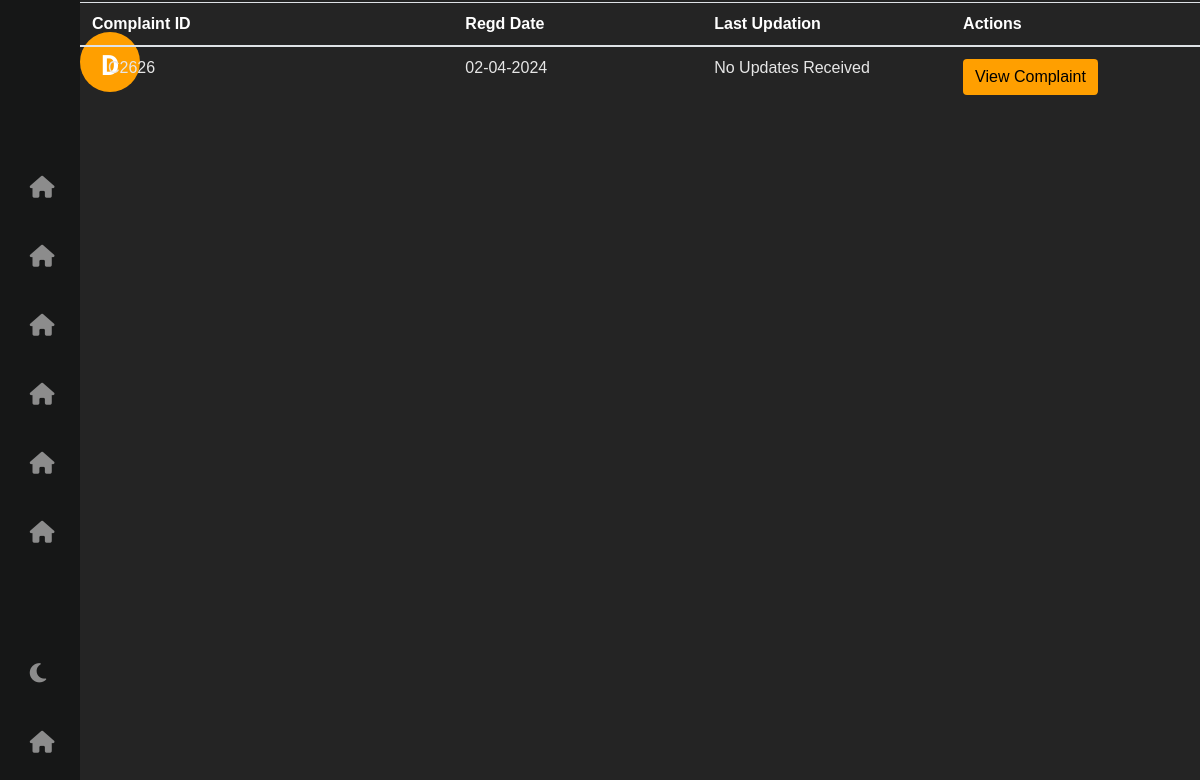
Page /php/complaintHistory.php (signed in) on the committed database.
### tables this page shows
CREATE TABLE `complaints` (
  `username` varchar(50) NOT NULL,
  `complaint_id` varchar(10) NOT NULL,
  `complaint_type` varchar(20) NOT NULL,
  `subject` varchar(50) NOT NULL,
  `description` text NOT NULL,
  `folder` varchar(300) NOT NULL,
  `resolved_image` varchar(255) DEFAULT NULL,
  `time` datetime(2) NOT NULL DEFAULT current_timestamp(2),
  `resolved_time` datetime(2) DEFAULT NULL,
  `last_updation` datetime(2) DEFAULT NULL,
  `worker_assigned` varchar(50) DEFAULT NULL,
  `isApproved` int(2) NOT NULL,
  `isPriority` int(2) NOT NULL
);

### php/complaintHistory.php (the view, shortened to what this page needs)
<html lang="en" dir="ltr">
  <head>
    <link rel="stylesheet" href="https://cdnjs.cloudflare.com/ajax/libs/font-awesome/6.5.1/css/all.min.css" />
     <link rel="stylesheet" href="https://cdn.jsdelivr.net/npm/bootstrap@4.0.0/dist/css/bootstrap.min.css">
   </head>
<body>
<div class="nav">
        <div class="icon">
            <?php
                $u = $_SESSION["username"];
                $capitalizedu = ucfirst($u[0]);
            ?>
             <p><?php echo $capitalizedu ;?></p>
        </div>
        <div class="nav-content">
            <div>
                <i class="fa-solid fa-house"></i>
            </div>
            <div>
                <i class="fa-solid fa-house" ></i>
            </div>
            <div>
                <i class="fa-solid fa-house"></i>
            </div>
            <div>
                <i class="fa-solid fa-house" ></i>
            </div>
            <div>
                <i class="fa-solid fa-house" ></i>
            </div>
            <div>
                <i class="fa-solid fa-house" ></i>
            </div>
        </div>
        <div class="nav-content-down">
            <div onclick="toggle()" >
                <i class="fa-solid fa-moon" ></i>
            </div>
            <div>
                <i class="fa-solid fa-house"></i>
            </div>
        </div>
    </div>
    <div class="content">
    <table class="table bg-transparent text-white ">
            <thead class="bg-transparent">
              <tr>
                <th>Complaint ID</th>
                <th>Regd Date</th>
                <th>Last Updation</th>
                <th>Actions</th>
              </tr>
            </thead>
            <tbody>
            <?php
                include 'config.php' ;
                $sql = "SELECT * FROM complaints WHERE username = '".$_SESSION['username']."'";
                $result = $conn->query($sql);
                if ($result->num_rows > 0) {
                    while ($row = $result->fetch_assoc()) {
                        ?>
              <tr>
                <td class=" col-3">
                    <div class="ms-3 d-flex ml-3 ">
                      <p class="fw-bold mb-1" style="color: #E6E6E6;"><?php echo $row["complaint_id"] ?></p>
                    </div>
                  </div>
                <td class="col-2">
                  <p class="fw-normal mb-1 ml-0" style="color: #E6E6E6;" ><?php echo date("d-m-Y", strtotime($row['time'])); ?></p>
                </td>
                <td class=" col-2 " style="margin-right: 30px;">
                        <p class="fw-normal mb-1 ml-0" style="color: #E6E6E6;">
                            <?php
                            if ($row["last_updation"] == null) {
                                echo "No Updates Received";
                            } else {
                                echo date("d-m-Y", strtotime($row["last_updation"]));
                            }
                            ?>
                        </p>
                        </td>
                <td class=" col-2 "><a type="button" class="btn btn-primary" style = "background:#FF9F00 ; border:none; color:black;" href="../php/ComplaintInfo.php?id=<?php echo $row['complaint_id']; ?>">View Complaint</a></td>
              <?php
                    }
                }
            ?>
</body>
</html>

### php/complaintHistory.php (style rules this page uses)
:root { --background-color: #242424; --nav-background-color : #161717; --icon-color:#8C8C8C; --preview-background-color:#161717; --heading-color:white ; --font-color:white; --boxes-bg-color:#161717; --box-count-color: #242424; }
* { margin: 0; padding: 0; box-sizing: content-box; }
body { display: flex; }
.nav { width: 80px; height: 100vh; position: fixed; display: flex; flex-direction: column; justify-content: space-between; background-color: var(--nav-background-color); transition: 0.3s; }
.content { width: calc(100vw - 80px); background-color: var(--background-color); height: 100vh; display: flex; margin-left: 80px; transition: margin-left 0.3s; }
.nav i { font-size: 22px; color: #8C8C8C; }
.nav .icon { width: 60px; height: 60px; position: absolute; top: 20px; margin: 1vw 0vw 0vw 0.4vw; border-radius: 50%; display: flex; justify-content: center; align-items: center; color: var(--font-color); font-weight: 800; font-family: 'Biryani', sans-serif; background-color: #FF9F00; }
.nav .icon p { margin-top: 24px; font-size: 28px; }
.nav-content { display: flex; flex-direction: column; overflow: hidden; gap: 1rem; position: relative; top: 10rem; }
.nav-content-down { display: flex; flex-direction: column; gap: 1rem; position: relative; overflow: hidden; bottom: 2rem; }
.nav-content div { width: 220px; padding-left: 25px; display: flex; gap: 1rem; margin-left: 0.3rem; justify-content: flex-start; align-items: center; height : 53px ; border-radius: 10px 0px 0px 10px; }
.nav-content-down div { width: 220px; display: flex; margin-left: 0.3rem; gap: 1rem; justify-content: flex-start; align-items: center; height: 53px; padding-left: 25px; border-radius: 10px 0px 0px 10px; }
table { font-family: "Lexend", sans-serif; position: relative; top: 0.1rem; }

### rows in the picture
complaints: complaint "C2626", time "02-04-2024", shows "No Updates Received"
